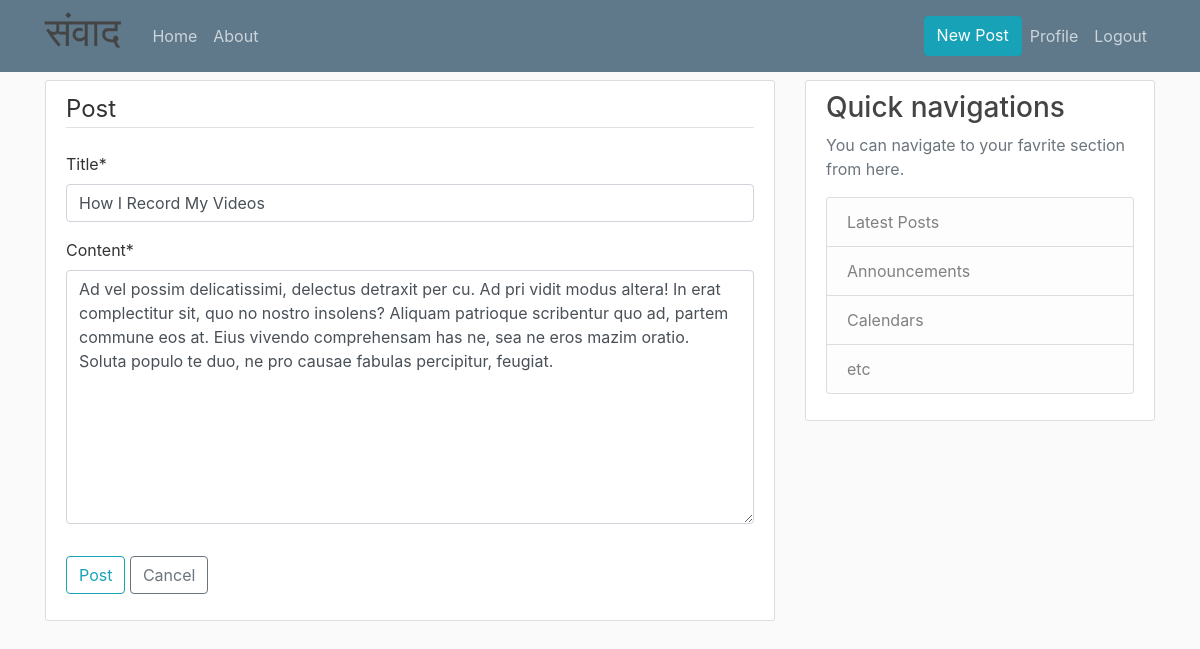
Screenshot of /post/update/31 (signed in) with the database file from the repository.
### blog/models.py (models this page shows, shortened)
class Post(models.Model):
    title = models.CharField(max_length=100)
    content = models.TextField()
    date_posted = models.DateTimeField(default=timezone.now)
    author = models.ForeignKey(User, on_delete=models.CASCADE)

### blog/views.py (the view, shortened to what this page needs)
# urls.py: path('post/update/<int:pk>', PostUpdateView.as_view(), name='post-update'),
class PostUpdateView(LoginRequiredMixin, UserPassesTestMixin, UpdateView):
    model = Post
    fields = ['title', 'content']
    def test_func(self):
        post = self.get_object()
        if self.request.user == post.author:
            return True
        return False

### blog/templates/blog/post_form.html (shortened to what this page needs)
{% extends "blog/base.html" %}
{% load crispy_forms_tags %}
{% block content %}
    <div class="content-section">
        <form method="POST">
            <fieldset class="form-group">
                <legend class="border-bottom mb-4">Post</legend>
                {{ form|crispy }}
            </fieldset>
            <div class="form-group">
                <button class="btn btn-outline-info" type="submit">Post</button>
                {% if post.id %}
                <a class="btn btn-outline-secondary" href="{% url 'post-detail' post.id %}">Cancel</a>
                {% endif %}
            </div>
        </form>
    </div>
{% endblock content %}

### blog/static/blog/main.css (style rules this page uses)
body { background: #fafafa; color: #333333; margin-top: 5rem; }
.content-section { background: #ffffff; padding: 10px 20px; border: 1px solid #dddddd; border-radius: 3px; margin-bottom: 20px; }

### rows the page displays
Post: title "How I Record My Videos", content "Ad vel possim delicatissimi, delectus detraxit per cu. Ad pri vidit modus altera! In erat complectitur sit, quo no nostro insolens? Aliquam patrioque scribentur quo ad, partem commune eos at. Eius vivendo comprehensam has ne, sea ne eros mazim oratio. Soluta populo te duo, ne pro causae fabulas percipitur, feugiat."
